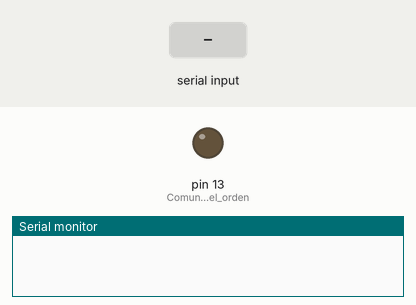
Simulated run of this sketch. Board: Arduino Uno, built with avr-gcc and run on an emulated ATmega328P. Parts: output pins drawn as LEDs (lit = HIGH), the last lines printed to the serial monitor. The test bench sets the inputs (shaded band).

Above: at 2.2 s.
2.3 s: "1" received over Serial
At 4.2 s:
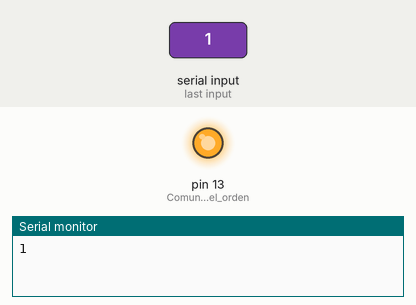
Timing chart, 0 to 5.7 s (numbered marks = the images above; inputs shaded):
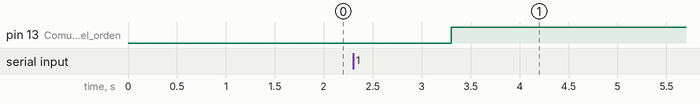

The sketch:

arduino.ino
```cpp
void setup() {
  Serial.begin(9600);
  pinMode(LED_BUILTIN, OUTPUT); // Comunicación con el ordenador
  delay(1000);
}

void loop() {
  if (Serial.available() > 0) {
    String msg = Serial.readString();
    Serial.println(msg);

    if (msg) {
      digitalWrite(LED_BUILTIN, HIGH);
    }
  }
}
```

Measured:
- after the input at 2.3 s, pin 13 (Comunicación_con_el_orden): LOW → HIGH after 1.0 s
